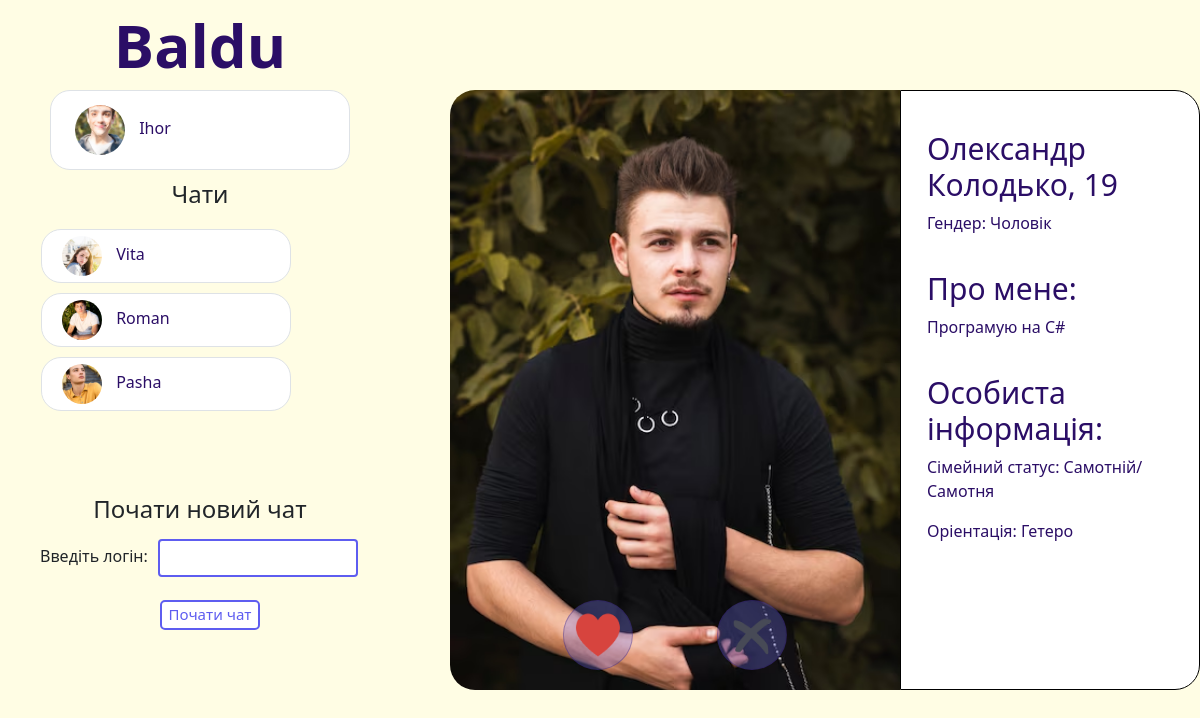
Screenshot of /main/ (signed in) with the database file from the repository.
### BalduApp/models.py (models this page shows)
class User(AbstractUser):
    age = models.IntegerField(null=True, blank=True)
    gender = models.CharField(max_length=10, choices=(('', ''), ('M', 'Чоловік'), ('F', 'Жінка')))
    interests = models.TextField(blank=True)
    marital_status = models.CharField(max_length=50, choices=(('', ''), ('S', 'Самотній/Самотня'), ('M', 'Одружений/Заміжня'), ('D', 'Розлучений/Розлучена'), ('W', 'Вдівець/Вдова'), ('V', 'У відносинах')), blank=True)
    orientation = models.CharField(max_length=50, blank=True)
    first_name = models.CharField(max_length=30, blank=True)
    last_name = models.CharField(max_length=30, blank=True)
    profile_photo = models.ImageField(upload_to='profile_photos/', null=True, blank=True)
    groups = models.ManyToManyField(
        'auth.Group',
        related_name='custom_user_set',
        blank=True,
        help_text='The groups this user belongs to. A user will get all permissions granted to each of their groups.',
        related_query_name='user',
    )
    user_permissions = models.ManyToManyField(
        'auth.Permission',
        related_name='custom_user_set',
        blank=True,
        help_text='Specific permissions for this user.',
        related_query_name='user',
    )

### BalduApp/views.py (the view)
# urls.py: path('main/', main_page, name='main_page'),
@login_required
def main_page(request):
    chats = Chat.objects.filter(participants=request.user)
    recommendations = Recommendation.objects.filter(user=request.user)
    dislikes = Dislike.objects.filter(user=request.user)
    chat_users = []
    for chat in chats:
        other_user = chat.participants.exclude(id=request.user.id).first()
        user = User.objects.filter(username=other_user.username).first()
        chat_users.append({'chat_id': chat.id, 'profile_photo': user.profile_photo,
                           'username': other_user.username if other_user else "Unknown"})
    recommended_users = User.objects.exclude(id=request.user.id).exclude(recommended_to__user=request.user).exclude(disliked_by__user=request.user)
    if 'recommended_index' not in request.session:
        request.session['recommended_index'] = 0
    recommended_users = list(recommended_users)
    if recommended_users:
        current_recommended_user = recommended_users[request.session['recommended_index'] % len(recommended_users)]
    else:
        current_recommended_user = None
    if request.method == 'POST':
        if 'like' in request.POST:
            like_form = LikeForm(request.POST)
            if like_form.is_valid():
                user_id = like_form.cleaned_data['user_id']
                user = get_object_or_404(User, id=user_id)
                chat = Chat.objects.filter(participants=request.user).filter(participants=user).first()
                if not chat:
                    chat = Chat.objects.create()
                    chat.participants.add(request.user, user)
                Message.objects.create(chat=chat, sender=request.user, content="Привіт! Давай познайомимось!")
                Recommendation.objects.create(user=request.user, recommended_user=user)
                request.session['recommended_index'] += 1
                return redirect('main_page')
        elif 'dislike' in request.POST:
            dislike_form = DislikeForm(request.POST)
            if dislike_form.is_valid():
                user_id = dislike_form.cleaned_data['user_id']
                user = get_object_or_404(User, id=user_id)
                Dislike.objects.create(user=request.user, disliked_user=user)
                request.session['recommended_index'] += 1
                return redirect('main_page')
        elif 'start_chat' in request.POST:
            form = NewChatForm(request.POST)
            if form.is_valid():
                username = form.cleaned_data['username']
                try:
                    user = User.objects.get(username=username)
                    if user == request.user:
                        raise Exception("Не можливо почати чат з самим собою")
                    chat = Chat.objects.filter(participants=request.user).filter(participants=user).first()
                    if not chat:
                        chat = Chat.objects.create()
                        chat.participants.add(request.user, user)
                    return redirect('chat_detail', chat_id=chat.id)
                except User.DoesNotExist:
                    error_message = "Таку людину не було знайдено"
                    return render(request, 'BalduApp/main_page.html', {
                        'chat_users': chat_users,
                        'recommendations': recommendations,
                        'current_recommended_user': current_recommended_user,
                        'form': form,
                        'like_form': LikeForm,
                        'dislike_form': Dislike,
                        'error_message': error_message
                    })
                except Exception as e:
                    error_message = e
                    return render(request, 'BalduApp/main_page.html', {
                        'chat_users': chat_users,
                        'recommendations': recommendations,
                        'current_recommended_user': current_recommended_user,
                        'form': form,
                        'like_form': LikeForm,
                        'dislike_form': Dislike,
                        'error_message': error_message
                    })
    else:
        form = NewChatForm()
        like_form = LikeForm()
        dislike_form = DislikeForm()
    return render(request, 'BalduApp/main_page.html', {
        'chat_users': chat_users,
        'recommendations': recommendations,
        'current_recommended_user': current_recommended_user,
        'form': form,
        'like_form': like_form,
        'dislike_form': dislike_form
    })

### BalduApp/forms.py
class NewChatForm(forms.Form):
    username = forms.CharField(max_length=30, label='Username')

class LikeForm(forms.Form):
    user_id = forms.IntegerField(widget=forms.HiddenInput())

### templates/BalduApp/main_page.html (shortened to what this page needs)
{% load static %}
<!DOCTYPE html>
<html>
<head>
    <link rel="stylesheet" href="https://cdn.jsdelivr.net/npm/bootstrap@5.3.2/dist/css/bootstrap.min.css">
    <link rel="stylesheet" href="{% static 'BalduApp/css/main.css' %}">
</head>
<body>
    <aside>
        {% include 'BalduApp/main_logo.html' %}
        <div class="user_profile_box">
            <a href="{% url 'profile' %}">
                {% if user.profile_photo %}
                    <img src="{{ user.profile_photo.url }}" alt="user photo" class = user_profile_photo> {{ user.username }}
                {% else %}
                    <img src="{% static 'BalduApp/img/no_photo.jpg' %}" alt="user photo" class = user_profile_photo> {{ user.username }}
                {% endif %}
            </a>
        </div>
        <h2>Чати</h2>
        <ul>
            <div class="current_chats_box">
                {% if chat_users %}
                    {% for chat in chat_users %}
                        {% if chat.profile_photo %}
                            <div class="chat_box">
                                <li><a href="{% url 'chat_detail' chat_id=chat.chat_id %}"><img src="{{ chat.profile_photo.url }}" alt="user photo" class = user_profile_photo> {{ chat.username }}</a></li>
                            </div>
                        {% else %}
                            <div class="chat_box">
                                <li><a href="{% url 'chat_detail' chat_id=chat.chat_id %}"><img src="{% static 'BalduApp/img/no_photo.jpg' %}" alt="no user photo" class = user_profile_photo> {{ chat.username }}</a></li>
                            </div>
                        {% endif %}
                    {% endfor %}
                {% else %}
                    <li>No chats available</li>
                {% endif %}
            </div>
        </ul>
        <h2>Почати новий чат</h2>
        <div class="new_chat_box">
            <form method="post">
                <div class="inputbox">
                    <p>Введіть логін: </p>
                    {{ form.username }}
                </div>
                <button type="submit" name="start_chat">Почати чат</button>
            </form>
        </div>
    </aside>
    <main>
        <div class="main_part">
            {% if current_recommended_user %}
                <div class="photo_box">
                    {% if current_recommended_user.profile_photo %}
                        <div class="user_photo">
                            <img src="{{ current_recommended_user.profile_photo.url }}" alt="recommendation photo" class="recommendation_photo">
                        </div>
                    {% else %}
                        <div class="user_photo">
                            <img src="{% static 'BalduApp/img/no_photo.jpg' %}" alt="no photo available" class="recommendation_photo">
                        </div>
                    {% endif %}
                </div>
                <div class="user_info">
                    <h1>{{ current_recommended_user.first_name }} {{ current_recommended_user.last_name }}, {{ current_recommended_user.age }}</h1>
                    <p>Гендер: {{ current_recommended_user.get_gender_display }}</p>
                    <h1>Про мене:</h1>
                    <p>{{ current_recommended_user.interests }}</p>
                    <h1>Особиста інформація:</h1>
                    <p>Сімейний статус: {{ current_recommended_user.get_marital_status_display }}</p>
                    <p>Оріентація: {{ current_recommended_user.orientation }}</p>
                </div>
                <div class="rating_buttons">
                    <form method="post" style="display: inline;" class="like_button">
                        <button type="submit" name="like"><img src="{% static 'BalduApp/img/img_heart_button.png' %}" alt="like"></button>
                    </form>
                    <form method="post" style="display: inline;" class="dislike_button">
                        <button type="submit" name="dislike"><img src="{% static 'BalduApp/img/img_cross_button.png' %}" alt="dislike"></button>
                    </form>
                </div>
            {% endif %}
        </div>
    </main>
</body>
</html>

### BalduApp/static/BalduApp/css/main.css (style rules this page uses)
body { background: #FFFDE4; }
aside { width: 400px; height: 100vh; float: left; display: flex; align-items: center; flex-direction: column; }
.main_part { display: flex; padding-top: 90px; padding-left: 50px; }
aside a { text-decoration: none; }
aside h2 { font-size: 24px; margin-bottom: 20px; }
aside p { font-size: 16px; }
aside ul { list-style-type: none; }
.user_profile_box, .new_chat_box { width: 100%; float: left; }
.new_chat_box { margin-left: 80px; }
.user_profile_box { height: 80px; display: flex; align-items: center; width: 300px; padding: 8px 24px; }
.user_profile_box a, .chat_box a { color: #2B0E66; font-size: 16px; }
.user_profile_photo, .chat_box img { object-fit: cover; margin-right: 10px; }
.user_profile_box .user_profile_photo { width: 50px; height: 50px; border-radius: 25px; }
.current_chats_box .user_profile_photo { width: 40px; height: 40px; border-radius: 20px; }
.current_chats_box { width: 350px; float: left; display: flex; flex-direction: column; min-height: 200px; max-height: 300px; word-wrap: break-word; background-clip: border-box; overflow-y: auto; margin-bottom: 50px; }
.user_profile_box, .chat_box { margin-bottom: 10px; border-radius: 20px; background-color: #fff; background-clip: border-box; border: 1px solid #dee2e6; align-items: center; }
.chat_box { width: 250px; padding: 6px 20px; }
.inputbox { display: flex; }
.inputbox input { border: 2px solid #5E5DF0; padding: 0 10px; margin-left: 10px; width: 50%; background-color: #fff; background-clip: padding-box; border-radius: 0.25rem; height: calc(1.5em + 0.75rem + 2px); position: relative; top: -5px; }
.new_chat_box button { margin-left: 120px; border-radius: 5px; font-size: 15px; background: #FFFFFF; color: #5E5DF0; border: 2px solid #5E5DF0; width: 100px; height: 30px; transition: color .5s ease, background .6s ease; }
.user_photo img { display: flex; width: 450px; height: 600px; border-radius: 25px 0 0 25px; overflow: hidden; object-fit: cover; }
.user_info { flex-direction: column; width: 450px; height: 600px; border-radius: 0 25px 25px 0; word-wrap: break-word; background-color: #fff; background-clip: border-box; border: 1px solid #000000; padding: 20px 26px; display: flex; }
.user_info p { color: #2B0E66; }
.user_info h1 { margin-top: 20px; color: #2B0E66; font-size: 30px; }
.rating_buttons { position: absolute; top: 600px; left: 675px; transform: translateX(-50%); }
.rating_buttons img { width: 80%; height: 80%; }
.like_button button, .dislike_button button { width: 70px; height: 70px; background-color: #7776f050; border: 1px solid #2B0E6650; border-radius: 50px; align-items: center; justify-content: center; }
.like_button { margin-right: 80px; }

### rows the page displays
User: profile_photo (picture), username "Ihor"
User: username "Vita"
User: username "Roman"
User: username "Pasha"
User: profile_photo (picture), first_name "Олександр", last_name "Колодько", age "19", gender "Чоловік", interests "Програмую на C#", marital_status "Самотній/Самотня", orientation "Гетеро"
